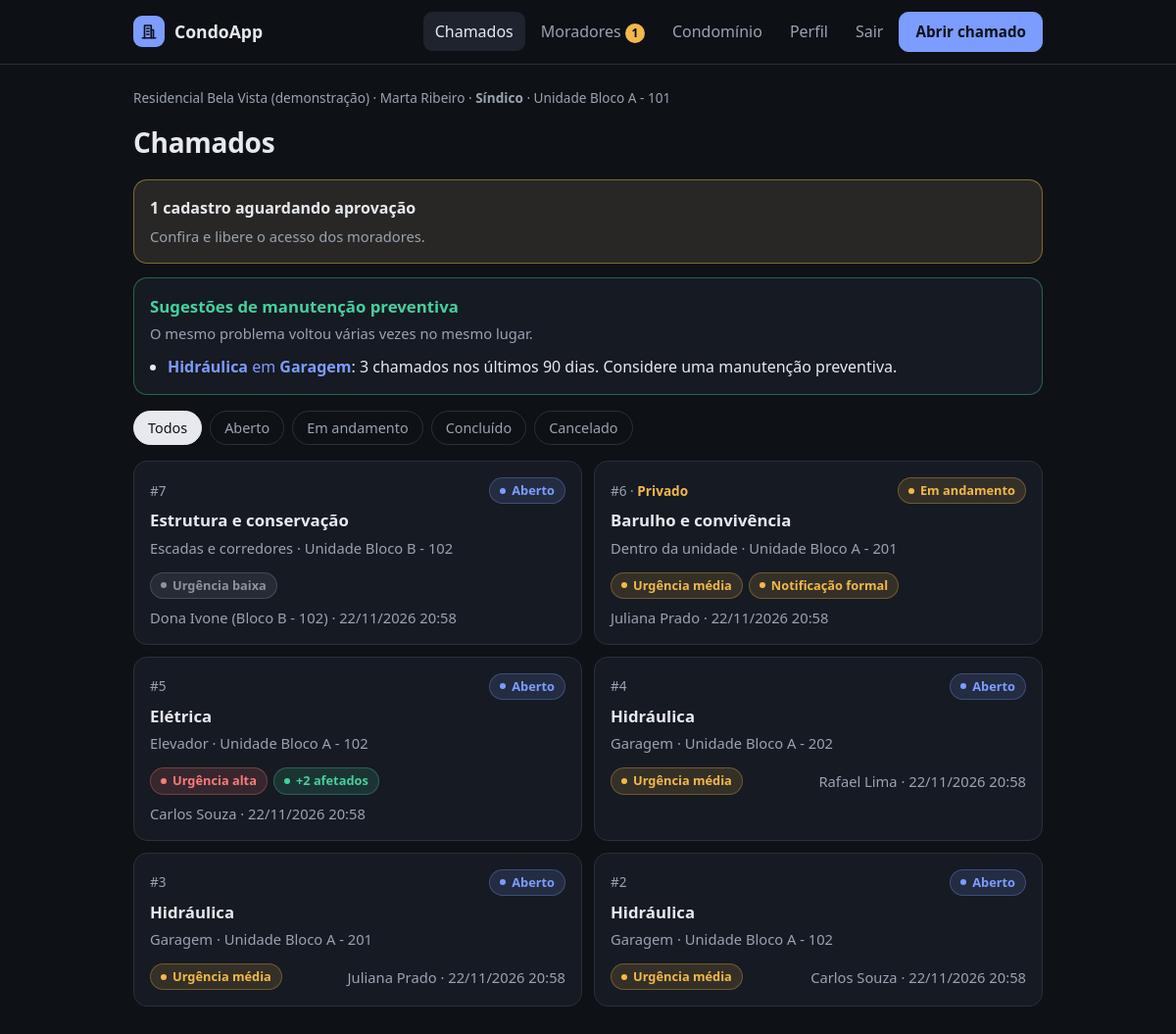
Page /chamados/ (signed in) on the committed database.
### core/models.py (models this page shows, shortened)
class Perfil(models.Model):
    SINDICO = "sindico"
    MORADOR = "morador"
    PAPEIS = [(SINDICO, "Síndico"), (MORADOR, "Morador")]
    usuario = models.OneToOneField(settings.AUTH_USER_MODEL, on_delete=models.CASCADE, related_name="perfil")
    condominio = models.ForeignKey(Condominio, on_delete=models.CASCADE, related_name="perfis")
    unidade = models.ForeignKey(
        Unidade, on_delete=models.SET_NULL, null=True, blank=True,
        related_name="moradores", verbose_name="unidade",
    )
    papel = models.CharField("perfil", max_length=10, choices=PAPEIS, default=MORADOR)
    telefone = models.CharField("telefone", max_length=20, blank=True)
    aprovado = models.BooleanField("aprovado pelo síndico", default=False)
    criado_em = models.DateTimeField("cadastrado em", auto_now_add=True)
    class Meta:
        ordering = ["usuario__first_name"]
        verbose_name = "perfil"
        verbose_name_plural = "perfis"
    @property
    def nome(self):
        return self.usuario.get_full_name() or self.usuario.email
    @property
    def eh_sindico(self):
        return self.papel == self.SINDICO

class Condominio(models.Model):
    nome = models.CharField("nome", max_length=100)
    endereco = models.CharField("endereço", max_length=200)
    numero_unidades = models.PositiveIntegerField(
        "número de casas/apartamentos",
        validators=[MinValueValidator(1), MaxValueValidator(500)],
    )
    codigo_convite = models.CharField("código de convite", max_length=20, unique=True, default=gerar_codigo_convite)
    criado_em = models.DateTimeField("criado em", auto_now_add=True)
    class Meta:
        ordering = ["nome"]
        verbose_name = "condomínio"
        verbose_name_plural = "condomínios"
    def __str__(self):
        return self.nome
    def sugestoes_preventiva(self, dias=90, minimo=3):
        desde = timezone.now() - timedelta(days=dias)
        grupos = (
            self.chamados.filter(data_abertura__gte=desde)
            .exclude(status="cancelado")
            .exclude(tipo="barulho")
            .exclude(local="unidade")
            .values("tipo", "local")
            .annotate(total=Count("id"))
            .filter(total__gte=minimo)
            .order_by("-total")
        )
        tipos, locais = dict(Chamado.TIPOS), dict(Chamado.LOCAIS)
        return [
            {**g, "tipo_rotulo": tipos[g["tipo"]], "local_rotulo": locais[g["local"]], "dias": dias}
            for g in grupos
        ]

class Unidade(models.Model):
    condominio = models.ForeignKey(Condominio, on_delete=models.CASCADE, related_name="unidades")
    identificador = models.CharField("identificador", max_length=30)
    class Meta:
        ordering = ["id"]
        verbose_name = "unidade"
        verbose_name_plural = "unidades"
        constraints = [
            models.UniqueConstraint(
                fields=["condominio", "identificador"], name="unidade_unica_por_condominio"
            )
        ]
    def __str__(self):
        return self.identificador

class Chamado(models.Model):
    TIPOS = [
        ("eletrica", "Elétrica"),
        ("hidraulica", "Hidráulica"),
        ("estrutura", "Estrutura e conservação"),
        ("limpeza", "Limpeza"),
        ("seguranca", "Segurança"),
        ("barulho", "Barulho e convivência"),
        ("outro", "Outro"),
    ]
    LOCAIS = [
        ("unidade", "Dentro da unidade"),
        ("garagem", "Garagem"),
        ("elevador", "Elevador"),
        ("corredor", "Escadas e corredores"),
        ("portaria", "Portaria e entrada"),
        ("lazer", "Área de lazer"),
        ("externa", "Jardim e área externa"),
        ("fachada", "Fachada e telhado"),
        ("outro", "Outro local"),
    ]
    URGENCIAS = [
        ("baixa", "Baixa"),
        ("media", "Média"),
        ("alta", "Alta"),
    ]
    STATUS = [
        ("aberto", "Aberto"),
        ("andamento", "Em andamento"),
        ("concluido", "Concluído"),
        ("cancelado", "Cancelado"),
    ]
    ETAPAS = [
        ("", "Sem rito"),
        ("aviso", "Aviso amigável"),
        ("notificacao", "Notificação formal"),
        ("defesa", "Defesa apresentada"),
        ("decisao", "Decisão"),
    ]
    RESULTADOS = [
        ("", "—"),
        ("arquivado", "Resolvido / arquivado"),
        ("advertencia", "Advertência"),
        ("multa", "Multa"),
    ]
    condominio = models.ForeignKey(Condominio, on_delete=models.CASCADE, related_name="chamados")
    unidades = models.ManyToManyField(Unidade, verbose_name="unidades solicitantes", related_name="chamados")
    tipo = models.CharField("tipo de registro", max_length=20, choices=TIPOS)
    local = models.CharField("local", max_length=20, choices=LOCAIS, default="unidade")
    urgencia = models.CharField("nível de urgência", max_length=10, choices=URGENCIAS, default="media")
    status = models.CharField("status", max_length=10, choices=STATUS, default="aberto")
    solicitante_nome = models.CharField("nome completo do solicitante", max_length=150)
    descricao = models.TextField("descrição", blank=True)
    data_abertura = models.DateTimeField("data de abertura", auto_now_add=True)
    criado_por = models.ForeignKey(
        settings.AUTH_USER_MODEL, on_delete=models.SET_NULL, null=True, blank=True,
        related_name="chamados_criados", verbose_name="registrado por",
    )
    privado = models.BooleanField(
        "privado", default=False,
        help_text="Só o síndico e a sua unidade veem. Recomendado para barulho e convivência.",
    )
    unidade_envolvida = models.ForeignKey(
        Unidade, on_delete=models.SET_NULL, null=True, blank=True,
        related_name="chamados_envolvida", verbose_name="unidade envolvida",
        help_text="Ex.: de onde vem o barulho. Ela não vê quem registrou.",
    )
    afetados = models.ManyToManyField(
        settings.AUTH_USER_MODEL, blank=True, related_name="chamados_afetado",
        verbose_name="também afetados",
    )
    etapa = models.CharField("etapa do rito", max_length=12, choices=ETAPAS, blank=True, default="")
    resultado = models.CharField("resultado", max_length=12, choices=RESULTADOS, blank=True, default="")
    class Meta:
        ordering = ["-data_abertura"]
        verbose_name = "chamado"
        verbose_name_plural = "chamados"
    @classmethod
    def visiveis_para(cls, perfil):
        qs = cls.objects.filter(condominio=perfil.condominio)
        if perfil.eh_sindico:
            return qs
    def relacao(self, perfil):
        if perfil.condominio_id != self.condominio_id:
            return None
        if perfil.eh_sindico:
            return "sindico"

### core/views.py (the view)
# urls.py: path("chamados/", views.chamado_lista, name="chamado_lista"),
@perfil_obrigatorio
def chamado_lista(request):
    perfil = request.perfil
    chamados = Chamado.visiveis_para(perfil).select_related("condominio", "unidade_envolvida").prefetch_related("unidades", "afetados")
    filtros = {}
    status = request.GET.get("status", "")
    if status in dict(Chamado.STATUS):
        chamados = chamados.filter(status=status)
        filtros["status"] = status
    for campo, opcoes in (("tipo", Chamado.TIPOS), ("local", Chamado.LOCAIS)):
        valor = request.GET.get(campo, "")
        if valor in dict(opcoes):
            chamados = chamados.filter(**{campo: valor})
            filtros[campo] = valor
    escopo = request.GET.get("escopo", "")
    if escopo == "meus" and not perfil.eh_sindico:
        meus = Q(criado_por=request.user) | Q(afetados=request.user)
        if perfil.unidade_id:
            meus |= Q(unidades=perfil.unidade_id)
        chamados = chamados.filter(meus).distinct()
    else:
        escopo = ""
    itens = [{"obj": c, "relacao": c.relacao(perfil)} for c in chamados]
    contexto = {
        "itens": itens,
        "status_atual": filtros.get("status", ""),
        "opcoes_status": Chamado.STATUS,
        "escopo": escopo,
        "filtro_tipo": dict(Chamado.TIPOS).get(filtros.get("tipo")),
        "filtro_local": dict(Chamado.LOCAIS).get(filtros.get("local")),
    }
    if perfil.eh_sindico:
        contexto["sugestoes"] = perfil.condominio.sugestoes_preventiva()
    return render(request, "core/chamado_lista.html", contexto)

### core/acesso.py (called while the page is built)
def perfil_obrigatorio(view):
    @wraps(view)
    def interna(request, *args, **kwargs):
        user = request.user
        if not user.is_authenticated:
            return redirect_to_login(request.get_full_path())
        perfil = getattr(user, "perfil", None)
        if perfil is None:
            if user.is_staff:
                return redirect("admin:index")
            logout(request)
            messages.error(request, "Esta conta não está ligada a nenhum condomínio.")
            return redirect("entrar")
        if not perfil.aprovado:
            logout(request)
            messages.error(request, "Seu cadastro ainda aguarda a aprovação do síndico.")
            return redirect("entrar")
        request.perfil = perfil
        return view(request, *args, **kwargs)
    return interna

### core/contexto.py (called while the page is built)
def perfil(request):
    user = getattr(request, "user", None)
    perfil = getattr(user, "perfil", None) if user and user.is_authenticated else None
    pendentes = 0
    if perfil and perfil.aprovado and perfil.eh_sindico:
        pendentes = Perfil.objects.filter(condominio=perfil.condominio_id, aprovado=False).count()
    return {"perfil": perfil, "pendentes": pendentes}

### core/templates/core/chamado_lista.html (shortened to what this page needs)
{% extends "core/base.html" %}
{% block conteudo %}
<div class="cabecalho-pagina">
  <h1>Chamados</h1>
</div>
{% if perfil.eh_sindico and pendentes %}
<a class="cartao cartao-alerta cartao-link" href="{% url 'moradores' %}">
  <strong>{{ pendentes }} cadastro{{ pendentes|pluralize }} aguardando aprovação</strong>
  <span class="sutil">Confira e libere o acesso dos moradores.</span>
</a>
{% endif %}
{% if sugestoes %}
<section class="cartao cartao-sugestao">
  <h2 class="cartao-titulo">Sugestões de manutenção preventiva</h2>
  <p class="sutil">O mesmo problema voltou várias vezes no mesmo lugar.</p>
  <ul class="lista-simples">
    {% for s in sugestoes %}
    <li>
      <a href="?tipo={{ s.tipo }}&amp;local={{ s.local }}"><strong>{{ s.tipo_rotulo }}</strong> em <strong>{{ s.local_rotulo }}</strong></a>:
      {{ s.total }} chamados nos últimos {{ s.dias }} dias. Considere uma manutenção preventiva.
    </li>
    {% endfor %}
  </ul>
</section>
{% endif %}
<nav class="filtros" aria-label="Filtrar por status">
  <a href="?{% if escopo %}escopo={{ escopo }}{% endif %}"{% if not status_atual %} aria-current="true"{% endif %}>Todos</a>
  {% for valor, rotulo in opcoes_status %}
    <a href="?status={{ valor }}{% if escopo %}&amp;escopo={{ escopo }}{% endif %}"{% if status_atual == valor %} aria-current="true"{% endif %}>{{ rotulo }}</a>
  {% endfor %}
</nav>
{% if itens %}
<ul class="lista-cartoes">
  {% for item in itens %}{% with chamado=item.obj relacao=item.relacao %}
  <li>
    <a class="cartao cartao-link" href="{% url 'chamado_detalhe' chamado.pk %}">
      <div class="cartao-topo">
        <span class="numero">#{{ chamado.pk }}{% if chamado.privado %} · <span class="marcador-privado">Privado</span>{% endif %}</span>
        <span class="selo status-{{ chamado.status }}">{{ chamado.get_status_display }}</span>
      </div>
      <h2 class="cartao-titulo">{{ chamado.get_tipo_display }}</h2>
      <p class="sutil">
        {{ chamado.get_local_display }}{% if relacao == "sindico" or relacao == "solicitante" %} · Unidade {{ chamado.unidades.all|join:", " }}{% endif %}
      </p>
      <div class="cartao-rodape">
        <span class="selos">
          <span class="selo urgencia-{{ chamado.urgencia }}">Urgência {{ chamado.get_urgencia_display|lower }}</span>
          {% if chamado.etapa %}<span class="selo selo-rito">{{ chamado.get_etapa_display }}</span>{% endif %}
          {% if chamado.afetados.all %}<span class="selo selo-afetados">+{{ chamado.afetados.all|length }} afetado{{ chamado.afetados.all|length|pluralize }}</span>{% endif %}
        </span>
        <span class="sutil">{% if relacao == "sindico" or relacao == "solicitante" %}{{ chamado.solicitante_nome }} · {% endif %}{{ chamado.data_abertura|date:"d/m/Y H:i" }}</span>
      </div>
    </a>
  </li>
  {% endwith %}{% endfor %}
</ul>
{% else %}
<div class="vazio">
  <p>{% if status_atual or escopo or filtro_tipo %}Nenhum chamado com este filtro.{% else %}Nenhum chamado aberto ainda.{% endif %}</p>
  <a class="botao botao-primario" href="{% url 'chamado_novo' %}">Abrir chamado</a>
</div>
{% endif %}
{% endblock %}

### core/templates/core/base.html (shortened to what this page needs)
{% load static %}<!doctype html>
<html lang="pt-br">
<head>
  <link rel="stylesheet" href="{% static 'core/style.css' %}">
</head>
<body>
  <header class="topo">
    <div class="topo-interno">
      <a class="marca" href="{% url 'inicio' %}">
        <span class="marca-icone" aria-hidden="true">
          <svg viewBox="0 0 24 24" width="18" height="18" fill="none" stroke="currentColor" stroke-width="2.2" stroke-linecap="round" stroke-linejoin="round"><path d="M6 21V4h9v17"/><path d="M15 10h3v11"/><path d="M3 21h18"/><path d="M9 8h3M9 12h3M9 16h3"/></svg>
        </span>
        CondoApp
      </a>
      {% if perfil and perfil.aprovado %}
      {% with pagina=request.resolver_match.url_name %}
      <nav class="menu" aria-label="Principal">
        <a href="{% url 'chamado_lista' %}"{% if pagina in "chamado_lista chamado_detalhe chamado_editar" %} aria-current="page"{% endif %}>Chamados</a>
        {% if perfil.eh_sindico %}
          <a href="{% url 'moradores' %}">Moradores{% if pendentes %} <span class="contador" title="Cadastros aguardando aprovação">{{ pendentes }}</span>{% endif %}</a>
          <a href="{% url 'condominio' %}"{% if pagina in "condominio unidades" %} aria-current="page"{% endif %}>Condomínio</a>
        {% endif %}
        <a href="{% url 'meu_perfil' %}"{% if pagina == "meu_perfil" %} aria-current="page"{% endif %}>Perfil</a>
        <form method="post" action="{% url 'sair' %}" class="form-sair">
          <button type="submit" class="link-botao">Sair</button>
        </form>
        <a class="botao botao-primario" href="{% url 'chamado_novo' %}">Abrir chamado</a>
      </nav>
      {% endwith %}
      {% else %}
      <nav class="menu" aria-label="Conta">
        <a href="{% url 'entrar' %}">Entrar</a>
        <a class="botao botao-primario" href="{% url 'cadastro_sindico' %}">Cadastrar condomínio</a>
      </nav>
      {% endif %}
    </div>
  </header>
  <main class="conteudo">
    {% if perfil and perfil.aprovado %}
      <p class="contexto-usuario">{{ perfil.condominio }} · {{ perfil.nome }} · <strong>{{ perfil.get_papel_display }}</strong>{% if perfil.unidade %} · Unidade {{ perfil.unidade }}{% endif %}</p>
    {% endif %}
    {% block conteudo %}{% endblock %}
  </main>
</body>
</html>

### rows in the picture
Perfil: condominio "Residencial Bela Vista (demonstração)", nome "Marta Ribeiro", papel "Síndico", unidade "Bloco A - 101"
Chamado: obj.pk "7", obj.status "Aberto", obj.tipo "Estrutura e conservação", obj.local "Escadas e corredores", obj.unidades.all "Bloco B - 102", obj.urgencia "baixa", obj.solicitante_nome "Dona Ivone (Bloco B - 102)", obj.data_abertura "22/11/2026 20:58"
Chamado: obj.pk "6", privado "Privado", obj.status "Em andamento", obj.tipo "Barulho e convivência", obj.local "Dentro da unidade", obj.unidades.all "Bloco A - 201", obj.urgencia "média", obj.etapa "Notificação formal", obj.solicitante_nome "Juliana Prado", obj.data_abertura "22/11/2026 20:58"
Chamado: obj.pk "5", obj.status "Aberto", obj.tipo "Elétrica", obj.local "Elevador", obj.unidades.all "Bloco A - 102", obj.urgencia "alta", obj.afetados.all|length "2", obj.solicitante_nome "Carlos Souza", obj.data_abertura "22/11/2026 20:58"
Chamado: obj.pk "4", obj.status "Aberto", obj.tipo "Hidráulica", obj.local "Garagem", obj.unidades.all "Bloco A - 202", obj.urgencia "média", obj.solicitante_nome "Rafael Lima", obj.data_abertura "22/11/2026 20:58"
Chamado: obj.pk "3", obj.status "Aberto", obj.tipo "Hidráulica", obj.local "Garagem", obj.unidades.all "Bloco A - 201", obj.urgencia "média", obj.solicitante_nome "Juliana Prado", obj.data_abertura "22/11/2026 20:58"
Chamado: obj.pk "2", obj.status "Aberto", obj.tipo "Hidráulica", obj.local "Garagem", obj.unidades.all "Bloco A - 102", obj.urgencia "média", obj.solicitante_nome "Carlos Souza", obj.data_abertura "22/11/2026 20:58"

### other values in the picture
{{ pendentes }} "1"
{{ s.tipo_rotulo }} "Hidráulica"
{{ s.local_rotulo }} "Garagem"
{{ s.total }} "3"
{{ s.dias }} "90"
{{ rotulo }} "Aberto" "Em andamento" "Concluído" "Cancelado"
